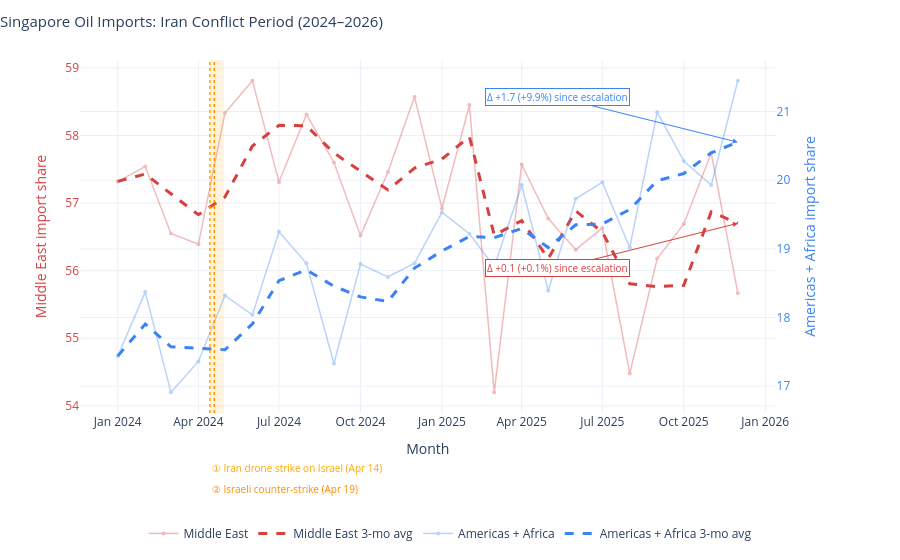

The cell this chart's notebook holds for it:
### Markdown cell above
## Microanalysis 2 Singapore Oil Imports: Iran Conflict Period (2024–2026)

This chart tracks Singapore's oil import composition from April 2024 onwards,
coinciding with the escalation of the Iran-Israel conflict. Two key events are
marked:

- **14 April 2024** — Iran launched an unprecedented direct drone and missile
  strike on Israeli territory, the first such attack in the two countries'
  history, raising fears of a broader regional war and potential disruption to
  Strait of Hormuz oil flows.
- **19 April 2024** — Israel carried out a limited counter-strike inside Iran,
  further heightening market uncertainty around Middle Eastern supply security.

The **dashed trend lines** show 3-month rolling averages for each supply source,
smoothing out month-to-month noise to reveal the underlying directional shift.
This is particularly useful here as monthly tanker arrival data can be lumpy.

### Code cell
# ── Cell B: Iran conflict trend (Apr 2024 – latest) ──────────────────────────
from plotly.subplots import make_subplots
import plotly.graph_objects as go

iran_window = focus[focus["date"] >= "2024-01-01"].copy()

def to_ms(date_str):
    return pd.Timestamp(date_str).timestamp() * 1000

# Separate + sort series
me = iran_window[iran_window["group"] == "Middle East"].sort_values("date")
am = iran_window[iran_window["group"] == "Americas + Africa alternative supply"].sort_values("date")

# Rolling 3-month averages
me = me.copy(); me["rolling"] = me["import_value"].rolling(3, min_periods=1).mean()
am = am.copy(); am["rolling"] = am["import_value"].rolling(3, min_periods=1).mean()

# Post-escalation deltas
am_pre  = am[am["date"] <  "2024-04-14"]["import_value"].mean()
am_post = am[am["date"] >= "2024-04-14"]["import_value"].mean()
am_d    = am_post - am_pre
am_pct  = am_d / am_pre * 100

me_pre  = me[me["date"] <  "2024-04-14"]["import_value"].mean()
me_post = me[me["date"] >= "2024-04-14"]["import_value"].mean()
me_d    = me_post - me_pre
me_pct  = me_d / me_pre * 100

# ── Dual y-axis figure ────────────────────────────────────────────────────────
fig = make_subplots(specs=[[{"secondary_y": True}]])

# Middle East raw (faded) + trend (bold)
fig.add_trace(go.Scatter(
    x=me["date"], y=me["import_value"],
    name="Middle East", mode="lines+markers",
    line=dict(color="#D84040", width=1.5),
    marker=dict(size=4), opacity=0.35,
    showlegend=True,
), secondary_y=False)

fig.add_trace(go.Scatter(
    x=me["date"], y=me["rolling"],
    name="Middle East 3-mo avg", mode="lines",
    line=dict(color="#D84040", width=3, dash="dash"),
), secondary_y=False)

# Americas raw (faded) + trend (bold)
fig.add_trace(go.Scatter(
    x=am["date"], y=am["import_value"],
    name="Americas + Africa", mode="lines+markers",
    line=dict(color="#3B82F6", width=1.5),
    marker=dict(size=4), opacity=0.35,
    showlegend=True,
), secondary_y=True)

fig.add_trace(go.Scatter(
    x=am["date"], y=am["rolling"],
    name="Americas + Africa 3-mo avg", mode="lines",
    line=dict(color="#3B82F6", width=3, dash="dash"),
), secondary_y=True)

# ── Escalation shading + event lines ─────────────────────────────────────────
fig.add_vrect(
    x0=to_ms("2024-04-14"), x1=to_ms("2024-04-30"),
    fillcolor="rgba(255,165,0,0.12)", line_width=0,
)
fig.add_vline(x=to_ms("2024-04-14"), line_dash="dot",
              line_color="orange", line_width=1.5)
fig.add_vline(x=to_ms("2024-04-19"), line_dash="dot",
              line_color="darkorange", line_width=1.5)

# ── Event labels — placed BELOW the chart to avoid title overlap ──────────────
fig.add_annotation(
    x=to_ms("2024-04-14"), y=-0.18, xref="x", yref="paper",
    text="① Iran drone strike on Israel (Apr 14)",
    showarrow=False,
    font=dict(size=10, color="orange"),
    bgcolor="rgba(255,255,255,0.0)",
    xanchor="left",
)
fig.add_annotation(
    x=to_ms("2024-04-14"), y=-0.24, xref="x", yref="paper",
    text="② Israeli counter-strike (Apr 19)",
    showarrow=False,
    font=dict(size=10, color="darkorange"),
    bgcolor="rgba(255,255,255,0.0)",
    xanchor="left",
)

# ── Delta callouts anchored to end of each trend line ────────────────────────
am_latest = am.iloc[-1]
fig.add_annotation(
    x=am_latest["date"], y=am_latest["rolling"],
    xref="x", yref="y2",
    text=f"Δ {am_d:+.1f} ({am_pct:+.1f}%) since escalation",
    showarrow=True, arrowhead=2, arrowcolor="#3B82F6",
    ax=-180, ay=-45,
    bgcolor="rgba(255,255,255,0.92)",
    bordercolor="#3B82F6", borderwidth=1,
    font=dict(size=10, color="#3B82F6"),
)

me_latest = me.iloc[-1]
fig.add_annotation(
    x=me_latest["date"], y=me_latest["rolling"],
    xref="x", yref="y",
    text=f"Δ {me_d:+.1f} ({me_pct:+.1f}%) since escalation",
    showarrow=True, arrowhead=2, arrowcolor="#D84040",
    ax=-180, ay=45,
    bgcolor="rgba(255,255,255,0.92)",
    bordercolor="#D84040", borderwidth=1,
    font=dict(size=10, color="#D84040"),
)

# ── Axes ──────────────────────────────────────────────────────────────────────
fig.update_yaxes(
    title_text="Middle East import share",
    secondary_y=False,
    title_font=dict(color="#D84040"),
    tickfont=dict(color="#D84040"),
)
fig.update_yaxes(
    title_text="Americas + Africa import share",
    secondary_y=True,
    title_font=dict(color="#3B82F6"),
    tickfont=dict(color="#3B82F6"),
)

fig.update_layout(
    title=dict(
        text="Singapore Oil Imports: Iran Conflict Period (2024–2026)",
        y=0.97, x=0, xanchor="left",
        font=dict(size=15),
    ),
    xaxis_title="Month",
    template="plotly_white",
    hovermode="x unified",
    # Legend below the chart so it never overlaps the title
    legend=dict(
        orientation="h",
        yanchor="top", y=-0.30,
        xanchor="center", x=0.5,
    ),
    margin=dict(t=60, b=130),   # extra bottom margin for legend + event labels
)
fig.show()

### Figure 1 — Plotly figure (JSON) as saved in the notebook; plotly's stock layout.template omitted (floating-point values rounded to 4 significant figures)
{"data": [{"line": {"color": "#D84040", "width": 1.5}, "marker": {"size": 4}, "mode": "lines+markers", "name": "Middle East", "opacity": 0.35, "showlegend": true, "type": "scatter", "x": ["2024-01-01T00:00:00.000000", "2024-02-01T00:00:00.000000", "2024-03-01T00:00:00.000000", "2024-04-01T00:00:00.000000", "2024-05-01T00:00:00.000000", "2024-06-01T00:00:00.000000", "2024-07-01T00:00:00.000000", "2024-08-01T00:00:00.000000", "2024-09-01T00:00:00.000000", "2024-10-01T00:00:00.000000", "2024-11-01T00:00:00.000000", "2024-12-01T00:00:00.000000", "2025-01-01T00:00:00.000000", "2025-02-01T00:00:00.000000", "2025-03-01T00:00:00.000000", "2025-04-01T00:00:00.000000", "2025-05-01T00:00:00.000000", "2025-06-01T00:00:00.000000", "2025-07-01T00:00:00.000000", "2025-08-01T00:00:00.000000", "2025-09-01T00:00:00.000000", "2025-10-01T00:00:00.000000", "2025-11-01T00:00:00.000000", "2025-12-01T00:00:00.000000"], "xaxis": "x", "y": [57.32, 57.54, 56.55, 56.39, 58.33, 58.81, 57.31, 58.31, 57.6, 56.52, 57.46, 58.57, 56.92, 58.45, 54.2, 57.57, 56.77, 56.31, 56.63, 54.48, 56.18, 56.69, 57.74, 55.67], "yaxis": "y"}, {"line": {"color": "#D84040", "dash": "dash", "width": 3}, "mode": "lines", "name": "Middle East 3-mo avg", "type": "scatter", "x": ["2024-01-01T00:00:00.000000", "2024-02-01T00:00:00.000000", "2024-03-01T00:00:00.000000", "2024-04-01T00:00:00.000000", "2024-05-01T00:00:00.000000", "2024-06-01T00:00:00.000000", "2024-07-01T00:00:00.000000", "2024-08-01T00:00:00.000000", "2024-09-01T00:00:00.000000", "2024-10-01T00:00:00.000000", "2024-11-01T00:00:00.000000", "2024-12-01T00:00:00.000000", "2025-01-01T00:00:00.000000", "2025-02-01T00:00:00.000000", "2025-03-01T00:00:00.000000", "2025-04-01T00:00:00.000000", "2025-05-01T00:00:00.000000", "2025-06-01T00:00:00.000000", "2025-07-01T00:00:00.000000", "2025-08-01T00:00:00.000000", "2025-09-01T00:00:00.000000", "2025-10-01T00:00:00.000000", "2025-11-01T00:00:00.000000", "2025-12-01T00:00:00.000000"], "xaxis": "x", "y": [57.32, 57.43, 57.14, 56.83, 57.09, 57.84, 58.15, 58.14, 57.74, 57.48, 57.19, 57.52, 57.65, 57.98, 56.52, 56.74, 56.18, 56.88, 56.57, 55.81, 55.76, 55.78, 56.87, 56.7], "yaxis": "y"}, {"line": {"color": "#3B82F6", "width": 1.5}, "marker": {"size": 4}, "mode": "lines+markers", "name": "Americas + Africa", "opacity": 0.35, "showlegend": true, "type": "scatter", "x": ["2024-01-01T00:00:00.000000", "2024-02-01T00:00:00.000000", "2024-03-01T00:00:00.000000", "2024-04-01T00:00:00.000000", "2024-05-01T00:00:00.000000", "2024-06-01T00:00:00.000000", "2024-07-01T00:00:00.000000", "2024-08-01T00:00:00.000000", "2024-09-01T00:00:00.000000", "2024-10-01T00:00:00.000000", "2024-11-01T00:00:00.000000", "2024-12-01T00:00:00.000000", "2025-01-01T00:00:00.000000", "2025-02-01T00:00:00.000000", "2025-03-01T00:00:00.000000", "2025-04-01T00:00:00.000000", "2025-05-01T00:00:00.000000", "2025-06-01T00:00:00.000000", "2025-07-01T00:00:00.000000", "2025-08-01T00:00:00.000000", "2025-09-01T00:00:00.000000", "2025-10-01T00:00:00.000000", "2025-11-01T00:00:00.000000", "2025-12-01T00:00:00.000000"], "xaxis": "x", "y": [17.44, 18.37, 16.91, 17.36, 18.32, 18.04, 19.25, 18.79, 17.33, 18.78, 18.59, 18.79, 19.53, 19.22, 18.74, 19.93, 18.39, 19.73, 19.97, 19.02, 20.99, 20.28, 19.93, 21.45], "yaxis": "y2"}, {"line": {"color": "#3B82F6", "dash": "dash", "width": 3}, "mode": "lines", "name": "Americas + Africa 3-mo avg", "type": "scatter", "x": ["2024-01-01T00:00:00.000000", "2024-02-01T00:00:00.000000", "2024-03-01T00:00:00.000000", "2024-04-01T00:00:00.000000", "2024-05-01T00:00:00.000000", "2024-06-01T00:00:00.000000", "2024-07-01T00:00:00.000000", "2024-08-01T00:00:00.000000", "2024-09-01T00:00:00.000000", "2024-10-01T00:00:00.000000", "2024-11-01T00:00:00.000000", "2024-12-01T00:00:00.000000", "2025-01-01T00:00:00.000000", "2025-02-01T00:00:00.000000", "2025-03-01T00:00:00.000000", "2025-04-01T00:00:00.000000", "2025-05-01T00:00:00.000000", "2025-06-01T00:00:00.000000", "2025-07-01T00:00:00.000000", "2025-08-01T00:00:00.000000", "2025-09-01T00:00:00.000000", "2025-10-01T00:00:00.000000", "2025-11-01T00:00:00.000000", "2025-12-01T00:00:00.000000"], "xaxis": "x", "y": [17.44, 17.91, 17.57, 17.55, 17.53, 17.91, 18.54, 18.69, 18.46, 18.3, 18.23, 18.72, 18.97, 19.18, 19.16, 19.3, 19.02, 19.35, 19.36, 19.57, 19.99, 20.1, 20.4, 20.55], "yaxis": "y2"}], "layout": {"annotations": [{"bgcolor": "rgba(255,255,255,0.0)", "font": {"color": "orange", "size": 10}, "showarrow": false, "text": "① Iran drone strike on Israel (Apr 14)", "x": 1713052800000, "xanchor": "left", "xref": "x", "y": -0.18, "yref": "paper"}, {"bgcolor": "rgba(255,255,255,0.0)", "font": {"color": "darkorange", "size": 10}, "showarrow": false, "text": "② Israeli counter-strike (Apr 19)", "x": 1713052800000, "xanchor": "left", "xref": "x", "y": -0.24, "yref": "paper"}, {"arrowcolor": "#3B82F6", "arrowhead": 2, "ax": -180, "ay": -45, "bgcolor": "rgba(255,255,255,0.92)", "bordercolor": "#3B82F6", "borderwidth": 1, "font": {"color": "#3B82F6", "size": 10}, "showarrow": true, "text": "Δ +1.7 (+9.9%) since escalation", "x": "2025-12-01T00:00:00", "xref": "x", "y": 20.55, "yref": "y2"}, {"arrowcolor": "#D84040", "arrowhead": 2, "ax": -180, "ay": 45, "bgcolor": "rgba(255,255,255,0.92)", "bordercolor": "#D84040", "borderwidth": 1, "font": {"color": "#D84040", "size": 10}, "showarrow": true, "text": "Δ +0.1 (+0.1%) since escalation", "x": "2025-12-01T00:00:00", "xref": "x", "y": 56.7, "yref": "y"}], "hovermode": "x unified", "legend": {"orientation": "h", "x": 0.5, "xanchor": "center", "y": -0.3, "yanchor": "top"}, "margin": {"b": 130, "t": 60}, "shapes": [{"fillcolor": "rgba(255,165,0,0.12)", "line": {"width": 0}, "type": "rect", "x0": 1713052800000, "x1": 1714435200000, "xref": "x", "y0": 0, "y1": 1, "yref": "y domain"}, {"line": {"color": "orange", "dash": "dot", "width": 1.5}, "type": "line", "x0": 1713052800000, "x1": 1713052800000, "xref": "x", "y0": 0, "y1": 1, "yref": "y domain"}, {"line": {"color": "darkorange", "dash": "dot", "width": 1.5}, "type": "line", "x0": 1713484800000, "x1": 1713484800000, "xref": "x", "y0": 0, "y1": 1, "yref": "y domain"}], "title": {"font": {"size": 15}, "text": "Singapore Oil Imports: Iran Conflict Period (2024–2026)", "x": 0, "xanchor": "left", "y": 0.97}, "xaxis": {"anchor": "y", "domain": [0, 0.94], "title": {"text": "Month"}}, "yaxis": {"anchor": "x", "domain": [0, 1], "tickfont": {"color": "#D84040"}, "title": {"font": {"color": "#D84040"}, "text": "Middle East import share"}}, "yaxis2": {"anchor": "x", "overlaying": "y", "side": "right", "tickfont": {"color": "#3B82F6"}, "title": {"font": {"color": "#3B82F6"}, "text": "Americas + Africa import share"}}}}
